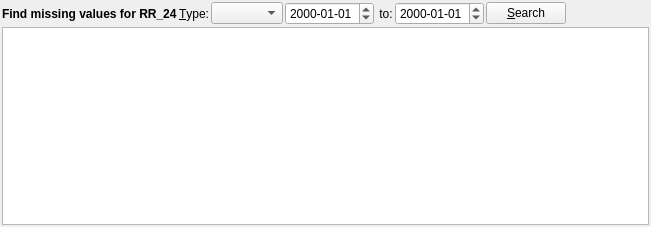
<?xml version="1.0" encoding="UTF-8"?>
<ui version="4.0">
 <class>DialogMissingObservations</class>
 <widget class="QWidget" name="DialogMissingObservations">
  <property name="geometry">
   <rect>
    <x>0</x>
    <y>0</y>
    <width>651</width>
    <height>227</height>
   </rect>
  </property>
  <property name="windowTitle">
   <string>Missing Observations</string>
  </property>
  <property name="windowIcon">
   <iconset>
    <normaloff>icons:missing.svg</normaloff>icons:missing.svg</iconset>
  </property>
  <layout class="QVBoxLayout" name="verticalLayout">
   <property name="spacing">
    <number>2</number>
   </property>
   <property name="margin">
    <number>2</number>
   </property>
   <item>
    <layout class="QHBoxLayout" name="topRow">
     <property name="spacing">
      <number>2</number>
     </property>
     <item>
      <widget class="QLabel" name="labelExplain">
       <property name="font">
        <font>
         <weight>75</weight>
         <bold>true</bold>
        </font>
       </property>
       <property name="text">
        <string>Find missing values for RR_24</string>
       </property>
      </widget>
     </item>
     <item>
      <widget class="QLabel" name="labelType">
       <property name="text">
        <string>&amp;Type:</string>
       </property>
       <property name="buddy">
        <cstring>comboType</cstring>
       </property>
      </widget>
     </item>
     <item>
      <widget class="QComboBox" name="comboType"/>
     </item>
     <item>
      <widget class="MiDateTimeEdit" name="timeFrom">
       <property name="displayFormat">
        <string notr="true">yyyy-MM-dd</string>
       </property>
      </widget>
     </item>
     <item>
      <widget class="QLabel" name="labelTo">
       <property name="text">
        <string> to:</string>
       </property>
      </widget>
     </item>
     <item>
      <widget class="MiDateTimeEdit" name="timeTo">
       <property name="displayFormat">
        <string notr="true">yyyy-MM-dd</string>
       </property>
      </widget>
     </item>
     <item>
      <widget class="QPushButton" name="buttonApply">
       <property name="text">
        <string>&amp;Search</string>
       </property>
      </widget>
     </item>
     <item>
      <spacer name="horizontalSpacer">
       <property name="orientation">
        <enum>Qt::Horizontal</enum>
       </property>
       <property name="sizeHint" stdset="0">
        <size>
         <width>40</width>
         <height>20</height>
        </size>
       </property>
      </spacer>
     </item>
    </layout>
   </item>
   <item>
    <widget class="QTableView" name="tableMissing"/>
   </item>
  </layout>
 </widget>
 <customwidgets>
  <customwidget>
   <class>MiDateTimeEdit</class>
   <extends>QDateTimeEdit</extends>
   <header>util/MiDateTimeEdit.hh</header>
  </customwidget>
 </customwidgets>
 <resources/>
 <connections>
  <connection>
   <sender>buttonApply</sender>
   <signal>clicked()</signal>
   <receiver>DialogMissingObservations</receiver>
   <slot>onUpdateClicked()</slot>
   <hints>
    <hint type="sourcelabel">
     <x>430</x>
     <y>10</y>
    </hint>
    <hint type="destinationlabel">
     <x>492</x>
     <y>13</y>
    </hint>
   </hints>
  </connection>
 </connections>
 <slots>
  <slot>onUpdateClicked()</slot>
 </slots>
</ui>
